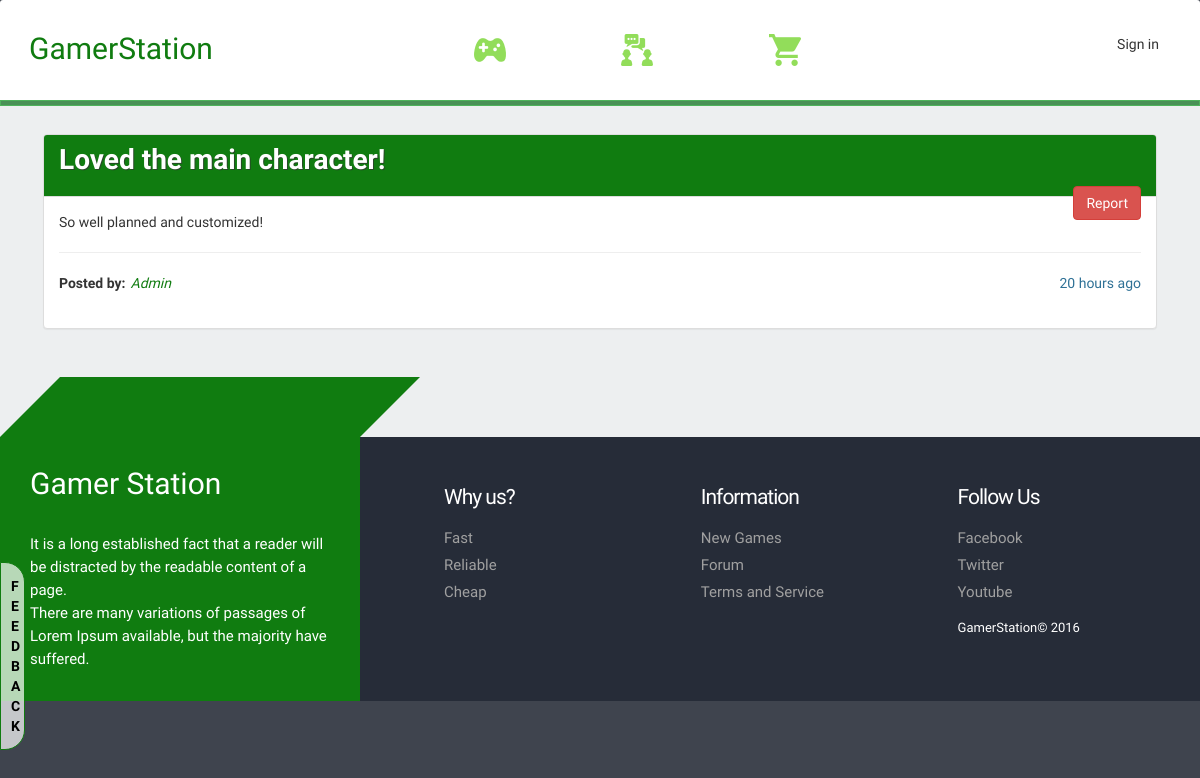
Screenshot of /thread/12 with the database file from the repository.
### tables this page shows
CREATE TABLE IF NOT EXISTS `threads` (
  `id` int(11) NOT NULL AUTO_INCREMENT,
  `user_id` int(11) DEFAULT NULL,
  `product_id` int(11) NOT NULL,
  `title` varchar(100) NOT NULL,
  `desc` varchar(255) NOT NULL,
  `created_at` timestamp NOT NULL DEFAULT CURRENT_TIMESTAMP,
  PRIMARY KEY (`id`),
  KEY `FK__users5` (`user_id`),
  KEY `FK__products5` (`product_id`),
  CONSTRAINT `FK__products5` FOREIGN KEY (`product_id`) REFERENCES `products` (`id`) ON DELETE CASCADE,
  CONSTRAINT `FK__users5` FOREIGN KEY (`user_id`) REFERENCES `users` (`id`) ON DELETE SET NULL
);

CREATE TABLE IF NOT EXISTS `users` (
  `id` int(11) NOT NULL AUTO_INCREMENT,
  `first_name` varchar(100) DEFAULT NULL,
  `last_name` varchar(100) DEFAULT NULL,
  `username` varchar(100) NOT NULL,
  `email` varchar(255) NOT NULL,
  `password` varchar(255) NOT NULL,
  `status` enum('admin','user') NOT NULL DEFAULT 'user',
  `banned` enum('Y','N') NOT NULL DEFAULT 'N',
  `join_date` timestamp NOT NULL DEFAULT CURRENT_TIMESTAMP,
  PRIMARY KEY (`id`),
  UNIQUE KEY `username` (`username`),
  UNIQUE KEY `email` (`email`)
);

### application/views/main.php (called while the page is built, shortened)
<?php $this->load->view('header'); ?>
<?php $this->load->view($mainContent); ?>

### application/controllers/Products.php (called while the page is built, shortened)
<?php
class Products extends CI_Controller{
  public function thread($id){
    $thread=$this->Product_model->get_thread($id);
    $data=array(
      'mainContent' => 'thread',
      'threadtitle' => $thread[0]->title,
      'thread' => $thread
    );
    $this->load->view('main',$data);
  }
}
 ?>

### index.php (called while the page is built, shortened)
<?php
require_once BASEPATH.'core/CodeIgniter.php';

### application/models/Product_model.php (called while the page is built, shortened)
<?php
  class Product_model extends CI_Model{
    public function get_thread($id){
      return  $this->db->select('threads.id,threads.title,threads.desc,threads.created_at,users.username')
      ->from('threads')->join('users','users.id=threads.user_id','left')->where('threads.id',$id)->get()->result();
    }
  }
?>

### application/helpers/db_helper.php (called while the page is built, shortened)
<?php
  function time_since($since) {
    $now=time();
    $difference=$now-$since;
    if($difference<60) return '1 minute ago';
    else if($difference<3600) return ''.floor($difference/60).' minutes ago';
    else if($difference<86400) return ''.floor($difference/3600).' hours ago';
  }
?>

### application/views/thread.php (the view, shortened to what this page needs)
<div class="content">
  <div class="col-md-12">
    <div class="panel panel-default">
      <div class="panel-heading">
          <h2 class="forumgametitle"><?php echo $thread[0]->title; ?></h2>
          <button type="button" data-id="<?php echo $thread[0]->id; ?>" class="btn btn-default btn-danger pull-right report">Report</button>
      </div>
      <div class="panel-body">
        <p><?php echo $thread[0]->desc; ?></p><hr>
        <p>
          <span class="bold pull-left">Posted by: </span>
          <span class="forumgameuser pull-left" style="margin-left:5px;">
            <?php echo $thread[0]->username; ?>
          </span>
          <span class="time pull-right">
            <?php echo time_since(strtotime($thread[0]->created_at));?>
          </span>
        </p><br><br>
      </div>
    </div>
  </div>
</div>

### assets/css/style.css (style rules this page uses)
h4, h5, h6, h1, h2, h3 { margin-top: 0; }
p { margin: 0; }
html, body { font-family: 'Roboto Condensed', sans-serif; background:#3f444e !important; }
.bold { font-weight: bold; }
.forumgametitle { text-align: left; font-size: 2em; font-weight: bold; text-shadow: 1px 1px rgba(51, 51, 51, 0.69); }
.panel-heading { background-color: #107c10!important; color:white!important; }
.forumgameuser { color:#107c10; font-style: italic; }
.time { color:rgb(47, 113, 150); }
.content { background:#edeff0; padding:2em; }

### rows the page displays
threads: title "Loved the main character!", desc "So well planned and customized!", user.username "Admin", created_at "20 hours ago"
